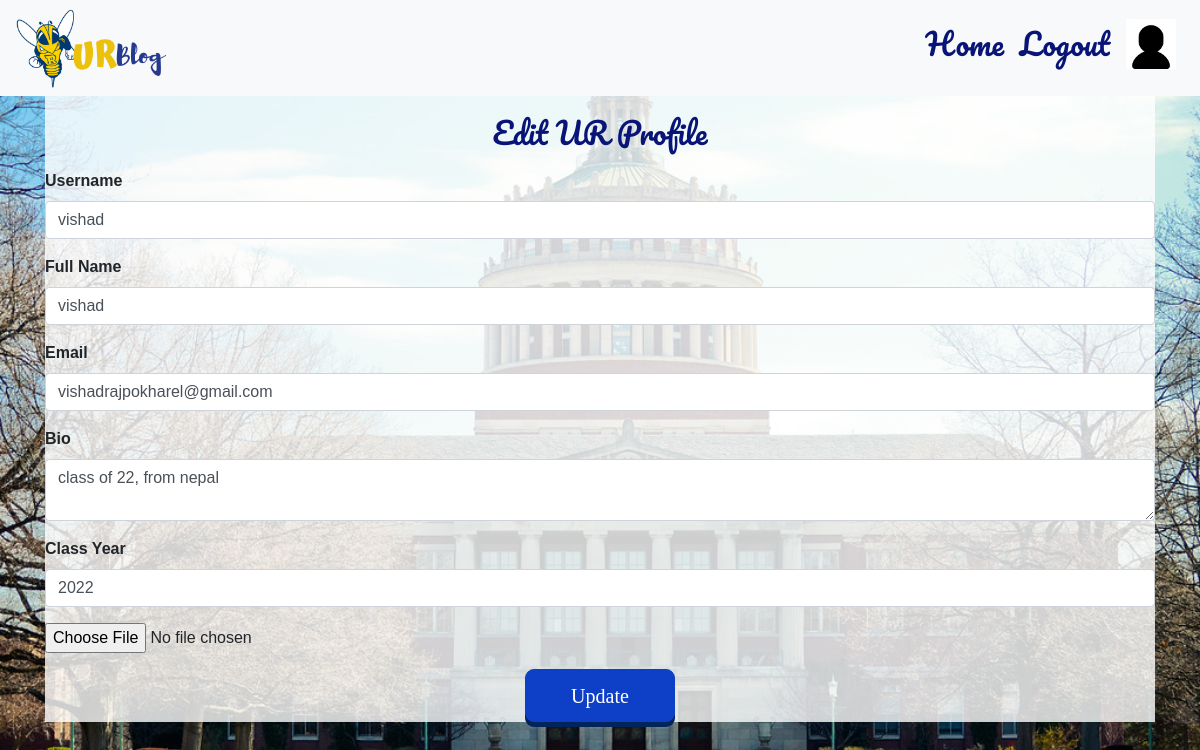
/account (signed in), run on an earlier commit of the app's database.
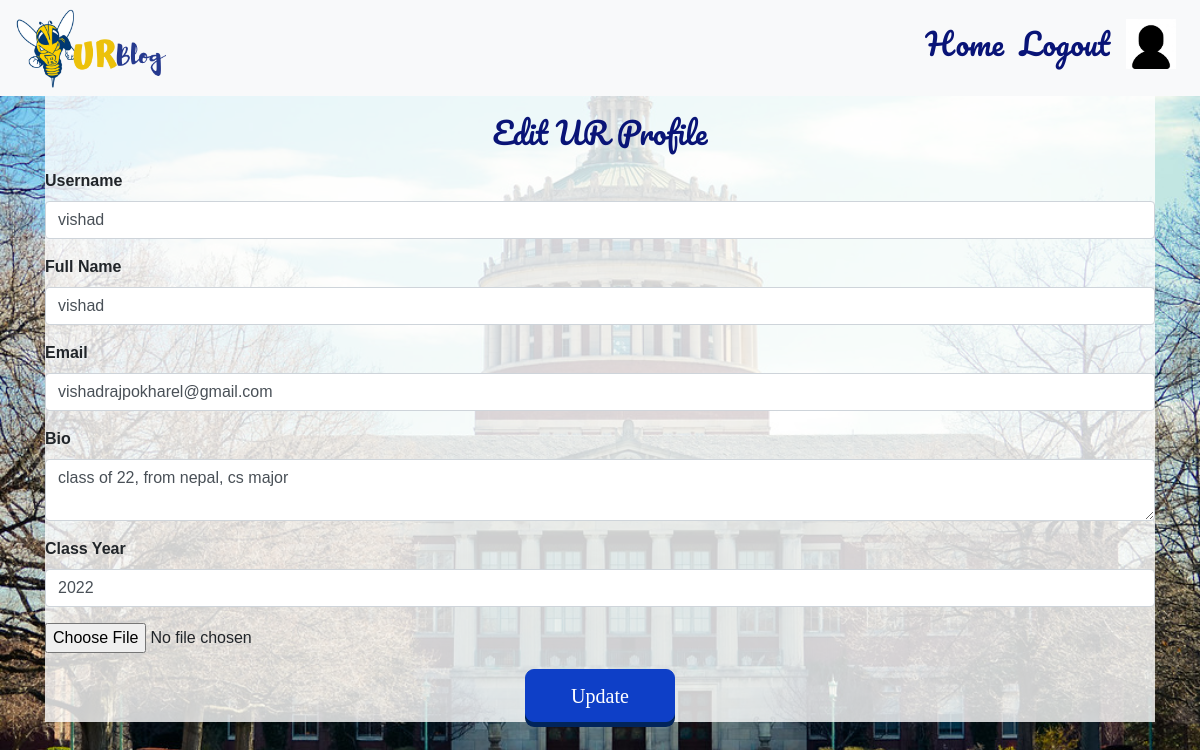
And on a later commit of the database.
### backend.py (models this page shows)
class User(db.Model, UserMixin):
    __tablename__ = "Users"
    id = db.Column(db.Integer, primary_key=True, autoincrement=True)
    email = db.Column(db.String(120), unique=True, nullable=False)
    username = db.Column(db.String(15), unique=True, nullable = False)
    full_name = db.Column(db.String(128), nullable = False)
    bio = db.Column(db.String(1024))
    class_year = db.Column(db.String(10))
    password = db.Column(db.String(60), nullable=False)
    otp_secret = db.Column(db.Integer, nullable=True)
    picture = db.Column(db.String(20), nullable=False, default='default.jpg')
    posts = db.relationship('Post', backref='author_of_post', lazy=True)
    comments = db.relationship('Comment', backref='author_of_comment', lazy=True)

### backend.py (the view)
@app.route("/account", methods=['GET', 'POST'])
@login_required
def account():
    form = UpdateAccountForm()
    if form.validate_on_submit():
        if form.picture.data:
            picture_file = save_profile_picture(form.picture.data)
            current_user.picture = picture_file
        current_user.username = form.username.data
        current_user.full_name = form.full_name.data
        current_user.email = form.email.data
        current_user.bio = form.bio.data
        current_user.class_year = form.class_year.data
        db.session.commit()
        flash('Your account has been updated!', 'success')
        return redirect(url_for('profile'))
    elif request.method == 'GET':
        form.username.data = current_user.username
        form.email.data = current_user.email
        form.full_name.data = current_user.full_name
        form.bio.data = current_user.bio
        form.class_year.data = current_user.class_year
    picture = url_for('static', filename='user_pictures/' + current_user.picture)
    logged_in = checklogin()
    return render_template('EditProfile.html', picture=picture, form=form, logged_in=logged_in)

### backend.py (shortened to what this page needs)
class UpdateAccountForm(FlaskForm):
    username = StringField('Username', validators=[InputRequired(), Length(min=2, max=20)])
    full_name = StringField("Full Name", validators=[InputRequired(), Length(min=5, max=35)])
    bio = TextAreaField("Bio", validators=[Length(max=1024)])
    class_year = StringField("Class Year", validators=[Length(max=10)])
    email = StringField('Email', validators=[InputRequired(), Email()])
    picture = FileField('Update Profile Picture', validators=[FileAllowed(['jpg', 'png'])])
    submit = SubmitField('Update')

### backend.py (called while the page is built)
@login.user_loader
def load_user(id):
    return User.query.get(int(id))

def checklogin():
    if current_user.is_authenticated:
        return True
    else:
        return False

### templates/EditProfile.html (shortened to what this page needs)
{% import "bootstrap/wtf.html" as wtf %}
{%  extends "Header.html" %}
{% block content %}
<html>
    <body class="body-create">
        <div class="container">
                <div id = "create">
                        <form action ="/account" method ="post" id="blogform" enctype="multipart/form-data">
                            <h1 class="header-login-signup" style="text-align: center"> Edit UR Profile</h1>
                            <div class="form-group">
                                {{wtf.form_field(form.username)}}
							</div>
							<div class="form-group">
                                {{wtf.form_field(form.full_name)}}
                            </div>
                            <div class="form-group">
                                {{wtf.form_field(form.email)}}
                            </div>
                            <div class="form-group">
                                {{wtf.form_field(form.bio)}}
                            </div>
                            <div class="form-group">
                                {{wtf.form_field(form.class_year)}}
                            </div>
                            <div class = "form-group">
                                {{form.picture}}
							</div>
                            <div>
                                {{wtf.form_field(form.submit, class ="btn btn-light btn-block btn-lg", id = "startBtn")}}
                            </div>
                        </form>
                </div>
        </div>
    </body>
</html>
{% endblock %}

### templates/Header.html (shortened to what this page needs)
<!DOCTYPE html>
<html lang="en">
<head>
	<link rel="stylesheet" href="/static/mero.css">
	<link rel="stylesheet" href="https://stackpath.bootstrapcdn.com/bootstrap/4.3.1/css/bootstrap.min.css">
  <nav class="navbar navbar-light bg-light navbar-expand-md fixed-top">
    <a href="http://localhost:5000/"><img class="logo" src="/static/images/logo.png"></a>
    <div class="collapse navbar-collapse " id="forDisplay">
      <ul class="navbar-nav ml-auto">
        {% if logged_in %}
          <a class="nav-link" href="http://localhost:5000/">Home</a>
          <a class="nav-link" href="http://localhost:5000/logout">Logout</a>
          <a class="nav-link" href="http://localhost:5000/profile"><img class ="logo1" id="nav_img" src="/static/user_pictures/{{current_user.picture}}"></a>
        {% else %}
          <a class="nav-link" href="http://localhost:5000/">Home</a>
          <a class="nav-link" href="http://localhost:5000/login">Login</a>
          <a class="nav-link" href="http://localhost:5000/signup">SignUp</a>
        {% endif %}
      </ul>
    </div>
  </nav>
</head>
<br>
<br>
  {% block content %} {% endblock %}
</body>
<br>
</html>

### static/mero.css (style rules this page uses)
#startBtn { font-family: OpenSans; color: #FFFFFF; background-color: rgb(14, 63, 199); border: 1px solid rgb(14, 63, 199); border-radius: 0; box-shadow: 0px 5px 0px rgb(1, 36, 90); position: relative; top: 0px; transition: all ease 0.3s; display: flex; justify-content: center; text-align: center; width: 150px; height: 53px; margin:0 auto; border-radius: 9px; }
.btn { line-height: 100px; height: 100px; text-align: center; width: 700px; cursor: pointer; }
html, body { height: 80%; font-weight: 100; }
body { background: #030321; font-family: Arial; }
form { text-align: center; }
.logo { width: 150px; padding-top: -0x; }
.logo1 { width: 80px; padding-top: -0x; }
.nav-link { padding-top:-100px; }
.navbar { font-family: 'Pacifico', cursive; display: block; font-size: 30px; }
.navbar .navbar-nav a { color: rgb(9, 20, 119) !important; }
.header-login-signup { font-family: 'Pacifico', cursive; display: block; font-size: 30px; padding-top: 10px; padding-bottom: 10px; color: rgb(9, 20, 119); }
.form-group { text-align:left !important; }
.body-create { background-image: url("images/Library.jpg"); background-repeat: no-repeat; background-size: cover; }
#create { position: relative; padding-top: 50px !important; padding-bottom:0px; margin-top: 7px !important; background-color: rgb(255, 255, 255, 0.8) !important; text-align: center; margin-bottom: 2px !important; width: 100%; height:200%; }
.form-group { font-family: Verdana, Geneva, Tahoma, sans-serif; font-weight: bold; }

### templates/Header.html (style rules this page uses)
#nav_img { height: 50px; width: 50px; position:relative; top:-5px; }

What changed in the data, as far as the page shows it:
changed User "vishad": bio "class of 22, from nepal" → "class of 22, from nepal, cs major"
